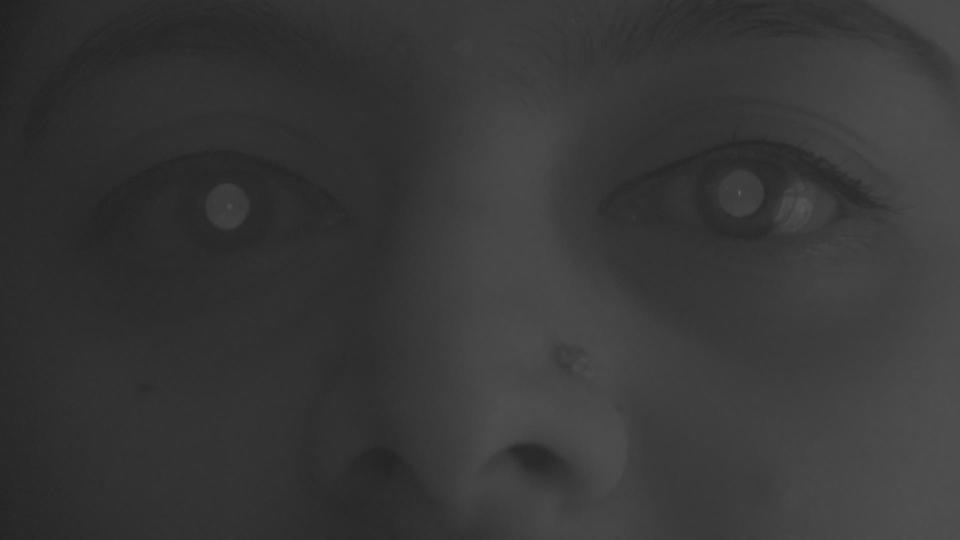
#> input picture images/captures/lir.jpg, 1920 x 1080 px, found by its file name (shown at 1/2 size); the run also reads 1 picture not shown here
$ python main.py
#> lines starting #> are read from the running program, lines starting #| are printed output that depends on the picture; after the words box and inside, x2 and y2 are one past the last pixel; in counts of white or black regions, pixels touching at a corner belong together; long printed decimals are rounded
import numpy as np
import matplotlib.pyplot as plt
import cv2
from sklearn.linear_model import LinearRegression

# Generating binary image
def preprocessImage(image):
    if len(image.shape) == 3:
        image = cv2.cvtColor(image, cv2.COLOR_BGR2GRAY)
    equalizedImage = cv2.equalizeHist(image)
    blurredImage = cv2.medianBlur(equalizedImage, 15)
    _, thresholdedImage = cv2.threshold(blurredImage, 0, 255, cv2.THRESH_BINARY + cv2.THRESH_OTSU)
    return thresholdedImage, blurredImage

# Detecting contours from the binary image and filtering based on circularity
def detectContours(thresholdedImage, circularityThreshold=0.8, minArea=200):
    contours, _ = cv2.findContours(thresholdedImage, cv2.RETR_TREE, cv2.CHAIN_APPROX_SIMPLE)
    filteredContours = []
    for contour in contours:
        area = cv2.contourArea(contour)
        perimeter = cv2.arcLength(contour, True)
        if perimeter == 0:
            continue
        circularity = 4 * np.pi * (area / (perimeter * perimeter))
        if circularity >= circularityThreshold and area >= minArea:
            # Calculate the minimum enclosing circle
            (x, y), radius = cv2.minEnclosingCircle(contour)
            # Increase the radius slightly (e.g., by 10%)
            radius *= 1
            # Create a new contour that is a circle with the increased radius
            circleContour = np.array([[[int(x + radius * np.cos(theta)), int(y + radius * np.sin(theta))]] for theta in np.linspace(0, 2 * np.pi, 100)], dtype=np.int32)
            filteredContours.append((circleContour, area))
    return filteredContours

# Highlighting the contours on the image
def highlightContours(image, contours):
    if len(image.shape) == 2:
        outputImage = cv2.cvtColor(image, cv2.COLOR_GRAY2BGR)
    else:
        outputImage = image.copy()
    for contour, area in contours:
        cv2.drawContours(outputImage, [contour], -1, (0, 255, 0), 2)
        M = cv2.moments(contour)
        if M["m00"] != 0:
            cX = int(M["m10"] / M["m00"])
            cY = int(M["m01"] / M["m00"])
            textX = cX
            textY = cY - 10
            cv2.putText(outputImage, f'{int(area)}', (textX, textY), cv2.FONT_HERSHEY_SIMPLEX, 0.5, (255, 0, 0), 2)
    return outputImage

# Cropping out the pupils with contours
def cropContours(image, contours):
    croppedImages = []
    for contour, area in contours:
        mask = np.zeros(image.shape[:2], dtype=np.uint8)
        cv2.drawContours(mask, [contour], -1, 255, thickness=cv2.FILLED)
        maskedImage = cv2.bitwise_and(image, image, mask=mask)
        x, y, w, h = cv2.boundingRect(contour)
        cropped = maskedImage[y:y + h, x:x + w]
        croppedImages.append(cropped)
    return croppedImages


# Calculating the intensities of R,G & B in pupils
def calculateColorAndIntensity(croppedImages):
    colorAndIntensity = []
    for cropped in croppedImages:
        if len(cropped.shape) == 3:
            meanIntensity = cv2.mean(cropped)[:3]  # Get mean intensity for B, G, R channels
        else:
            meanIntensity = (cv2.mean(cropped)[0],) * 3  # For grayscale images, repeat intensity for B, G, R

        colorAndIntensity.append(meanIntensity)
    return colorAndIntensity

# Using linear regression to fit a plane to the 3D graph of the pupil intensities
def fitPlane(cropped):
    if cropped.ndim == 3:  # Convert color image to grayscale
        z = cv2.cvtColor(cropped, cv2.COLOR_BGR2GRAY)
    else:
        z = cropped

    # Create meshgrid for x and y coordinates
    x = np.arange(z.shape[1])
    y = np.arange(z.shape[0])
    x, y = np.meshgrid(x, y)

    # Flatten the arrays
    x_flat = x.flatten()
    y_flat = y.flatten()
    z_flat = z.flatten()

    # Fit a linear model to the data
    A = np.vstack([x_flat, y_flat, np.ones_like(x_flat)]).T
    model = LinearRegression()
    model.fit(A, z_flat)

    # Extract coefficients
    a, b = model.coef_[0], model.coef_[1]
    c = model.intercept_

    # Create the fitted plane
    z_fit = a * x + b * y + c

    return z_fit, a, b


# Converting pupils to greyscale and plotting the 3d intensity graph
def plotIntensityProfiles3D(croppedImages):
    slopes=[]
    a_dir=[]
    b_dir=[]
    for i, cropped in enumerate(croppedImages):
        if cropped.size == 0:
            continue

        fig = plt.figure()

        # Plot original data
        ax = fig.add_subplot(121, projection='3d')
        x = np.arange(cropped.shape[1])
        y = np.arange(cropped.shape[0])
        x, y = np.meshgrid(x, y)
        if cropped.ndim == 2:  # Grayscale image
            z = cropped
        elif cropped.ndim == 3:  # Color image
            z = cv2.cvtColor(cropped, cv2.COLOR_BGR2GRAY)
        ax.plot_surface(x, y, z, cmap='gray')
        ax.set_title(f'Intensity Profile of Pupil {i + 1}')
        ax.set_xlabel('X axis')
        ax.set_ylabel('Y axis')
        ax.set_zlabel('Intensity')

        # Fit a plane and plot it
        z_fit, a, b = fitPlane(cropped)
        ax2 = fig.add_subplot(122, projection='3d')
        ax2.plot_surface(x, y, z, cmap='gray', alpha=0.5)
        ax2.plot_surface(x, y, z_fit, color='blue', alpha=0.5)
        ax2.set_title(f'Plane Fit on Pupil {i + 1}')
        ax2.set_xlabel('X axis')
        ax2.set_ylabel('Y axis')
        ax2.set_zlabel('Intensity')

        plt.show()

        slope = np.sqrt(a ** 2 + b ** 2)
        direction_x = "upwards" if a > 0 else "downwards"
        print(f'Slope of Pupil {i + 1}: {slope:.4f}')
        print(f'Direction of slope along X axis: {direction_x}')
        slopes.append(slope)
        a_dir.append(a)
    return slopes,a_dir

# Refractive error analysis with slope of the plane and it's direction
def refractiveError(slopes, a_dir, thresh=0.4):
    result = False
    type = ''
    a = max(a_dir)
    for i in slopes:
        if i > thresh:
            result = True
    if a <0:
        type = "Myopia"
    else:
        type = "Hyperopia"

    return result,type

def amblyopia(slopes,thresh=0.6):
    diff = abs(slopes[0] - slopes[1])
    if diff > thresh:
        return True
    else:
        return False


# Analysis for ocular disorders based on the colour of pupils
def isWhite(image, threshold=200):
    meanColor = cv2.mean(image)[:3]
    return all(channel > threshold for channel in meanColor)
def isRed(image, threshold=100):
    meanColor = cv2.mean(image)[:3]
    return meanColor[2] > threshold
def ocularDisorders(croppedImages):
    white_detected = 0
    red_detected = 0
    for cropped in croppedImages:
        if isWhite(cropped):
            white_detected = white_detected + 1
        elif isRed(cropped):
            red_detected = red_detected + 1

    if white_detected == 0 and red_detected == 2:
        print("No Ocular Disorders Detected")
    elif white_detected !=0:
        print("Flagged for Ocular Disorders")
    elif red_detected < 2 and white_detected == 0:
        print("Flagged for Amblyopia")


# Enter the path to the IR and Colour Images here
pupil_image = cv2.imread('images/lir.jpg', cv2.IMREAD_GRAYSCALE)
#> pupil_image is the input picture: shape (1080, 1920); min 31, max 112, mean 55.6
color_image = cv2.imread('images/lcr.jpg', cv2.IMREAD_COLOR)

if pupil_image is None or color_image is None:
    raise FileNotFoundError("One or both image files were not found.")


thresholdedImage,blurred = preprocessImage(pupil_image)
#> in preprocessImage, `_, thresholdedImage = cv2.threshold(blurredImage, 0, 255, cv2.THRESH_B..`:
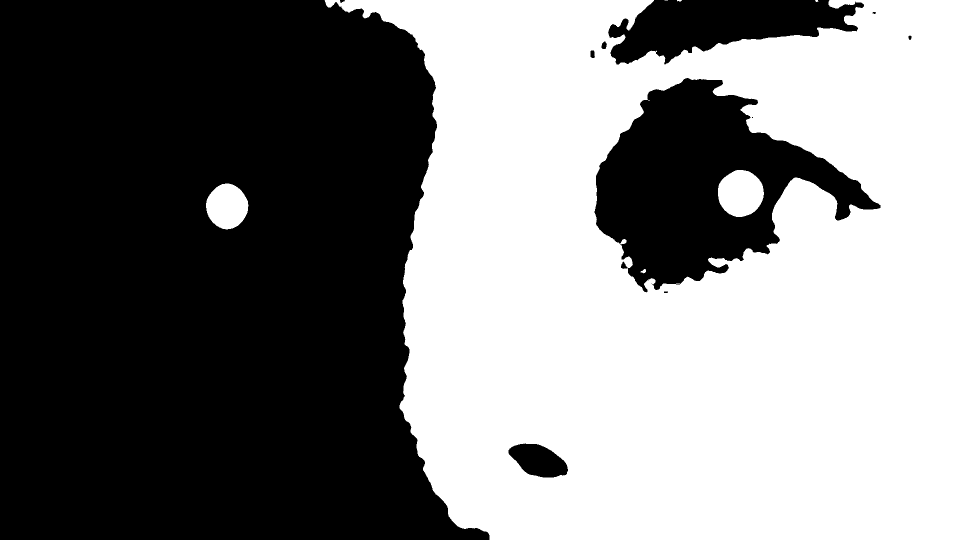
#> thresholdedImage: shape (1080, 1920) (shown at 1/2 size); 48.9% white; 7 white regions (1 under 20 px)
contours = detectContours(thresholdedImage, circularityThreshold=0.8, minArea=5000)
#> in detectContours, `contours, _ = cv2.findContours(thresholdedImage, cv2.RETR_TREE, cv2.CH..`: contours = 19 contours, 7 with area under 20; largest, box (x1, y1, x2, y2) and area: (649, 0, 1920, 1080) 1129848, (1188, 155, 1762, 586) 125872, (1436, 340, 1528, 434) 6570, (412, 367, 497, 459) 5750, (1016, 886, 1137, 956) 5626
#> the loop in detectContours, `for contour in contours:` made 19 passes
#> (area, perimeter, circularity, x, y, radius) on passes 1, 15: (5749.5, 285, 0.89, 454, 412.5, 45.64), (6570, 303.6, 0.896, 1480.5, 386.6, 47.19)
#> (area, perimeter, circularity) on passes 5, 6, 7, 11, 13, 14: (1129848, 5585.3, 0.455), (5626, 316, 0.708), (32.5, 23.07, 0.767), (132.5, 50.87, 0.643), (125872.5, 2337.8, 0.289), (44.5, 29.56, 0.64)
#> after the loop in detectContours, `for contour in contours:`: filteredContours = 2 items
#> contours = 2 items
outputImage = highlightContours(pupil_image, contours)
#> the loop in highlightContours, `for contour, area in contours:` made 2 passes
#> (area, cX, cY, textX, textY) on passes 1 to 2: (5749.5, 453, 411, 453, 401), (6570, 1480, 386, 1480, 376)
#> after the loop in highlightContours, `for contour, area in contours:`:
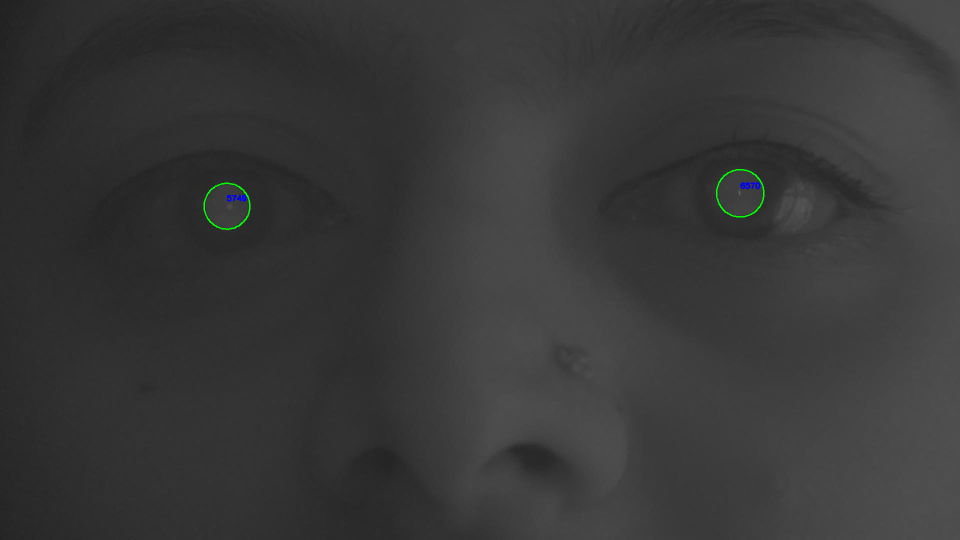
#> outputImage: shape (1080, 1920, 3) (shown at 1/2 size); 0.12% of pixels changed, all inside (x1, y1, x2, y2) = (407, 338, 1529, 460)
cOut = highlightContours(color_image, contours)
#> the loop in highlightContours (call 2), `for contour, area in contours:` made 2 passes
#> after the loop in highlightContours (call 2), `for contour, area in contours:`:
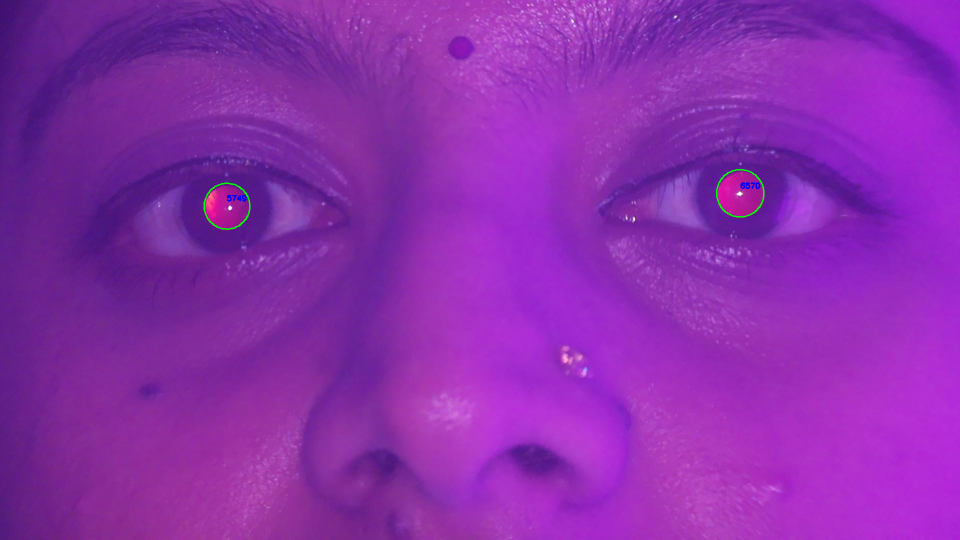
#> outputImage: shape (1080, 1920, 3) (shown at 1/2 size); mean B, G, R 172.9, 44, 139.6
c_croppedImages = cropContours(pupil_image, contours)
#> the loop in cropContours, `for contour, area in contours:` made 2 passes
#> (area, x, y, w, h) on passes 1 to 2: (5749.5, 408, 366, 92, 93), (6570, 1433, 339, 95, 95)
#> after the loop in cropContours, `for contour, area in contours:`:
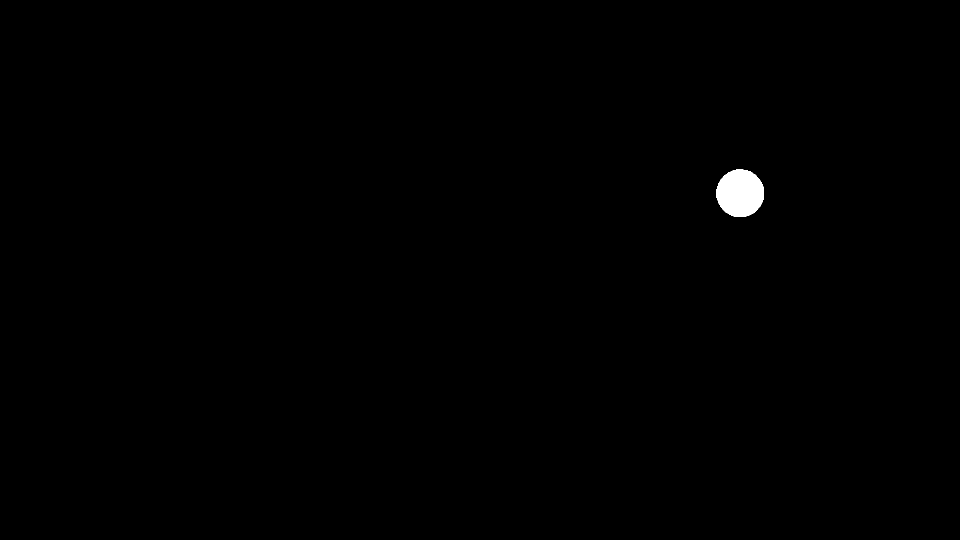
#> mask: shape (1080, 1920) (shown at 1/2 size); 0.34% white; 1 white region, box (x1, y1, x2, y2) and area: (1433, 339, 1528, 434) 7129
#> c_croppedImages = 2 items
g_croppedImages = cropContours(color_image, contours)
#> the loop in cropContours (call 2), `for contour, area in contours:` made 2 passes
#> g_croppedImages = 2 items

print("Intensities of colours in pupils:")
colorAndIntensity = calculateColorAndIntensity(g_croppedImages)
#> the loop in calculateColorAndIntensity, `for cropped in croppedImages:` made 2 passes
#> meanIntensity on passes 1 to 2: (113.7, 22.22, 132.3), (122.5, 21.47, 141.3)
#> after the loop in calculateColorAndIntensity, `for cropped in croppedImages:`: colorAndIntensity = [(113.7, 22.22, 132.3), (122.5, 21.47, 141.3)]
#> colorAndIntensity = [(113.7, 22.22, 132.3), (122.5, 21.47, 141.3)]
for i, (blue, green, red) in enumerate(colorAndIntensity):
    print(f'Pupil {i + 1}: Blue- {blue}, Green- {green}, Red- {red}')
#> this loop made 2 passes
#| Pupil 1: Blue- 113.651, Green- 22.222, Red- 132.290
#| Pupil 2: Blue- 122.475, Green- 21.473, Red- 141.328
print("\n")

cv2.imshow('Contours Highlighted on Grayscale', outputImage)
cv2.imshow('Contours Highlighted on RGB', cOut)
cv2.imshow('Blob', thresholdedImage)
cv2.imshow('Blurred', blurred)

for i, cropped in enumerate(g_croppedImages):
    windowName = f'Cropped Image {i + 1}'
    cv2.imshow(windowName, cropped)
#> this loop made 2 passes
#> windowName on passes 1 to 2: 'Cropped Image 1', 'Cropped Image 2'

#Refractive Error
print("Gradient analysis of pupils:")
slopes,a_dir = plotIntensityProfiles3D(g_croppedImages)
#> the loop in plotIntensityProfiles3D, `for i, cropped in enumerate(croppedImages):` made 2 passes
#> (a, b, c in fitPlane, slope, direction_x) on passes 1 to 2: (-0.265, 0.00317, 77.44, 0.265, 'downwards'), (-0.102, 0.0553, 70.99, 0.116, 'downwards')
#| Slope of Pupil 1: 0.2646
#| Direction of slope along X axis: downwards
#| Slope of Pupil 2: 0.1159
#| Direction of slope along X axis: downwards
#> pass 1, in fitPlane, `z_fit = a * x + b * y + c`:
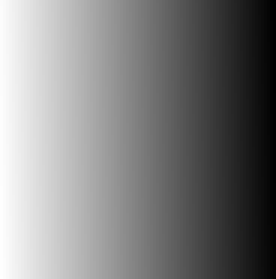
#> z_fit: shape (93, 92) float64 (shown 3 times larger); min 53.37, max 77.73, mean 65.5; drawn with min black and max white
#> pass 1, in plotIntensityProfiles3D, `plt.show()`:
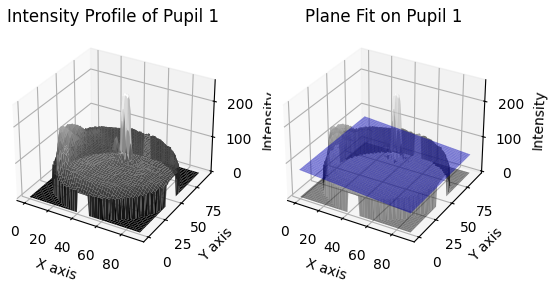
#> figure drawn by matplotlib, 2 panels
#> after the loop in plotIntensityProfiles3D, `for i, cropped in enumerate(croppedImages):`:
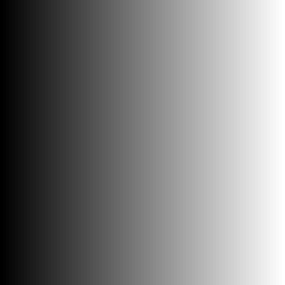
#> x: shape (95, 95) int64 (shown 3 times larger); min 0, max 94, mean 47; drawn with min black and max white
#> after the loop in plotIntensityProfiles3D, `for i, cropped in enumerate(croppedImages):`: a_dir = [-0.265, -0.102]; slopes = [0.265, 0.116]
#> slopes = [0.265, 0.116]; a_dir = [-0.265, -0.102]
result,type = refractiveError(slopes,a_dir, thresh=0.4)
#> in refractiveError, `a = max(a_dir)`: a = -0.102
#> the loop in refractiveError, `for i in slopes:` made 2 passes
#> i on passes 1 to 2: 0.265, 0.116
#> result = False; type = 'Myopia'

print("\n")

print("Results:")
if result:
    print(f"Flagged for {type}")
else:
    print("No refractive error")

#Amblyopia

if amblyopia(slopes, thresh = 0.6):
#> in amblyopia, `diff = abs(slopes[0] - slopes[1])`: diff = 0.149
    print("Flagged for Amblyopia")
else:
    print("No Amblyopia")

#OcularDisorders

ocularDisorders(g_croppedImages)
#> the loop in ocularDisorders, `for cropped in croppedImages:` made 2 passes
#> red_detected on passes 1 to 2: 1, 2
#> after the loop in ocularDisorders, `for cropped in croppedImages:`: red_detected = 2; white_detected = 0


cv2.waitKey(0)
cv2.destroyAllWindows()
